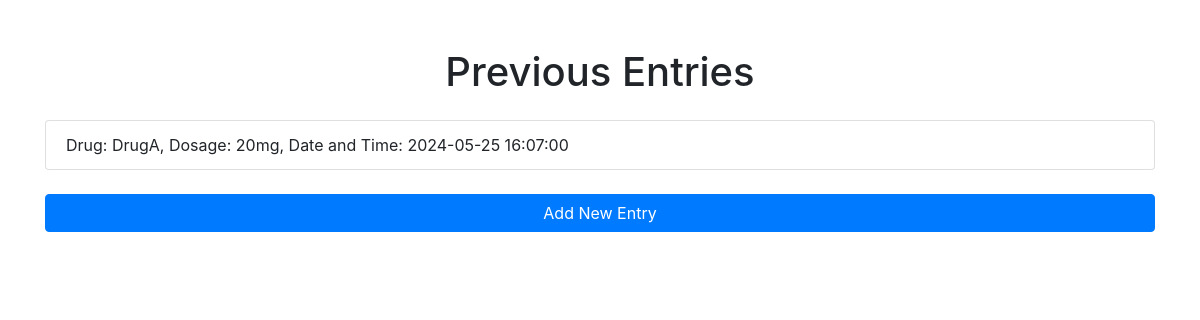
The page /entries (signed in) on the database its author committed.
### tables this page shows
CREATE TABLE Kartoteke (
    Kartoteke_id INTEGER PRIMARY KEY AUTOINCREMENT,
    patient_id INTEGER NOT NULL,
    Zdravilo TEXT NOT NULL,
    Odmerjanje TEXT NOT NULL,
    Datum_in_cas TEXT NOT NULL,
    FOREIGN KEY (patient_id) REFERENCES Osebe(patient_id)
);

### app.py (the view)
@app.route('/entries', methods=['GET'])
def get_entries():
    if 'user_id' not in session:
        flash("Please log in first.", "error")
        return redirect(url_for('login'))
    patient_id = session['user_id']
    conn = sqlite3.connect('bazazdravil.db')
    cur = conn.cursor()
    cur.execute("SELECT * FROM Kartoteke WHERE patient_id = ?", (patient_id,))
    entries = cur.fetchall()
    conn.close()
    return render_template('entries.html', entries=entries)

### templates/entries.html (shortened to what this page needs)
<!DOCTYPE html>
<html>
<head>
    <link href="https://stackpath.bootstrapcdn.com/bootstrap/4.5.2/css/bootstrap.min.css" rel="stylesheet">
</head>
<body>
    <div class="container mt-5">
        <h1 class="text-center">Previous Entries</h1>
        <ul class="list-group mt-4">
        {% for entry in entries %}
            <li class="list-group-item">Drug: {{ entry[2] }}, Dosage: {{ entry[3] }}, Date and Time: {{ entry[4] }}</li>
        {% endfor %}
        </ul>
        <a href="{{ url_for('form') }}" class="btn btn-primary btn-block mt-4">Add New Entry</a>
    </div>
</body>
</html>

### rows shown on the page
Kartoteke: Zdravilo "DrugA", Odmerjanje "20mg", Datum_in_cas "2024-05-25 16:07:00"
